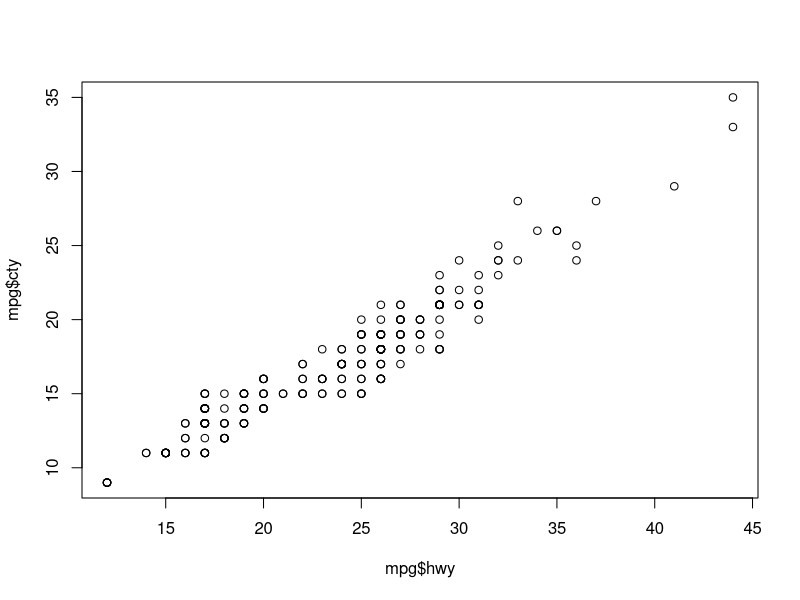
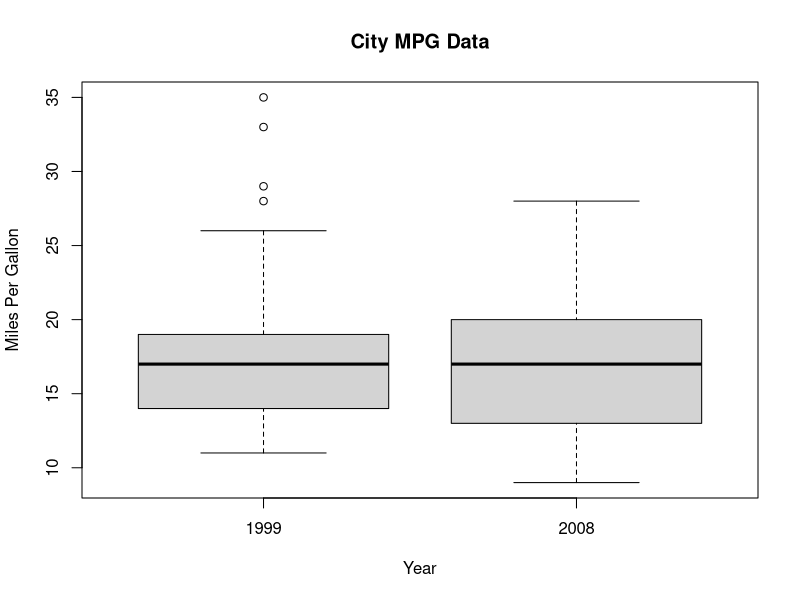
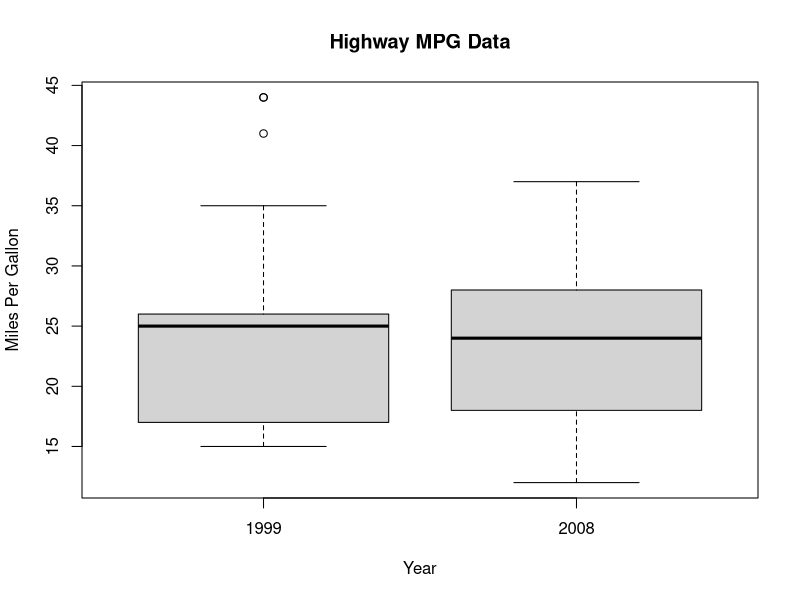

Source code (R) for these figures, in order:
## ---- chunk 1
knitr::opts_chunk$set(echo = TRUE)
## ---- chunk 2
high = (15 - 32) * (5/9)
low = (-10 - 32) * (5/9)
cel <- c(high, low)
cel
## ---- chunk 3
vec200 = rep(c(1, 0), length.out = 200)
vec200
## ---- chunk 4
numPerfect <- floor(sqrt(1001))
numPerfect
## ---- chunk 5
library(ggplot2)
orderedIndices <- order(mpg$hwy, decreasing = TRUE)
top3 <- mpg[orderedIndices[1:3], ]
top3
## ---- chunk 6
compacts <- mpg[mpg$class == 'compact', ]
numCompact <- length(unique(compacts$model))
numCompact
## ---- chunk 7
plot(mpg$hwy, mpg$cty)
## ---- chunk 8
cars1999 = mpg[mpg$year == 1999, ]
cars2008 = mpg[mpg$year == 2008, ]
carsCompare = mpg[mpg$year == 1999 | 2008, ]
summary(cars1999)
summary(cars2008)
boxplot(cty~year,data=carsCompare, main="City MPG Data", 
   xlab="Year", ylab="Miles Per Gallon")
boxplot(hwy~year,data=carsCompare, main="Highway MPG Data", 
   xlab="Year", ylab="Miles Per Gallon")
